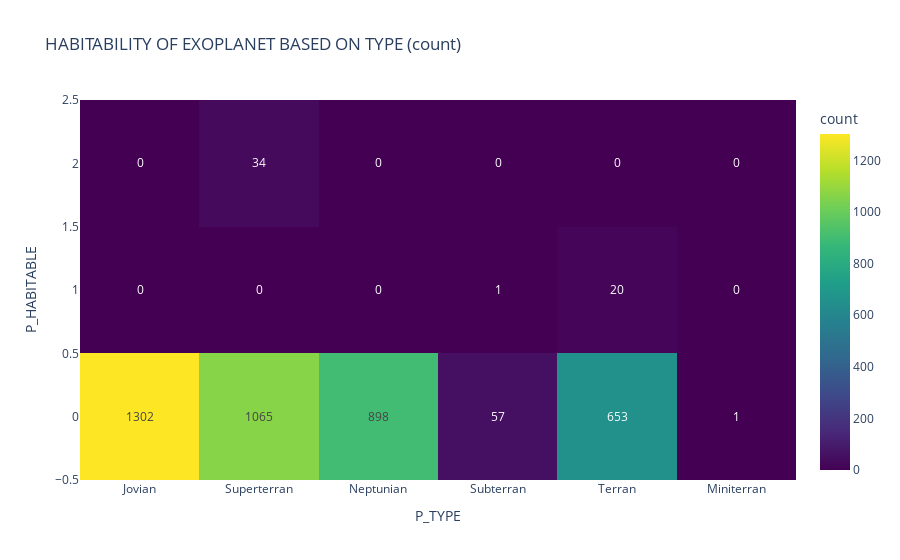

The cell this chart's notebook holds for it:
### Code cell
# Visualizing the count of Habitability of planets based on Jovian, Superterran, Neptunian, Subterran, Terran and Miniterran planets using heat map.
fig = px.density_heatmap(df, x = "P_TYPE", y = "P_HABITABLE", title = 'HABITABILITY OF EXOPLANET BASED ON TYPE (count)', color_continuous_scale="Viridis", text_auto=True)
fig.show()

### Figure 1 — Plotly figure (JSON) as saved in the notebook; plotly's stock layout.template omitted (floating-point values rounded to 4 significant figures; data arrays with more than 128 entries replaced by an {"elided": "..."} marker saying what was removed)
{"data": [{"coloraxis": "coloraxis", "hovertemplate": "P_TYPE=%{x}<br>P_HABITABLE=%{y}<br>count=%{z}<extra></extra>", "name": "", "texttemplate": "%{z}", "type": "histogram2d", "x": {"elided": "4048 str values"}, "xaxis": "x", "xbingroup": "x", "y": {"elided": "4048 int values"}, "yaxis": "y", "ybingroup": "y"}], "layout": {"coloraxis": {"colorbar": {"title": {"text": "count"}}, "colorscale": [[0, "#440154"], [0.1111, "#482878"], [0.2222, "#3e4989"], [0.3333, "#31688e"], [0.4444, "#26828e"], [0.5556, "#1f9e89"], [0.6667, "#35b779"], [0.7778, "#6ece58"], [0.8889, "#b5de2b"], [1, "#fde725"]]}, "legend": {"tracegroupgap": 0}, "title": {"text": "HABITABILITY OF EXOPLANET BASED ON TYPE (count)"}, "xaxis": {"anchor": "y", "domain": [0, 1], "title": {"text": "P_TYPE"}}, "yaxis": {"anchor": "x", "domain": [0, 1], "title": {"text": "P_HABITABLE"}}}}
